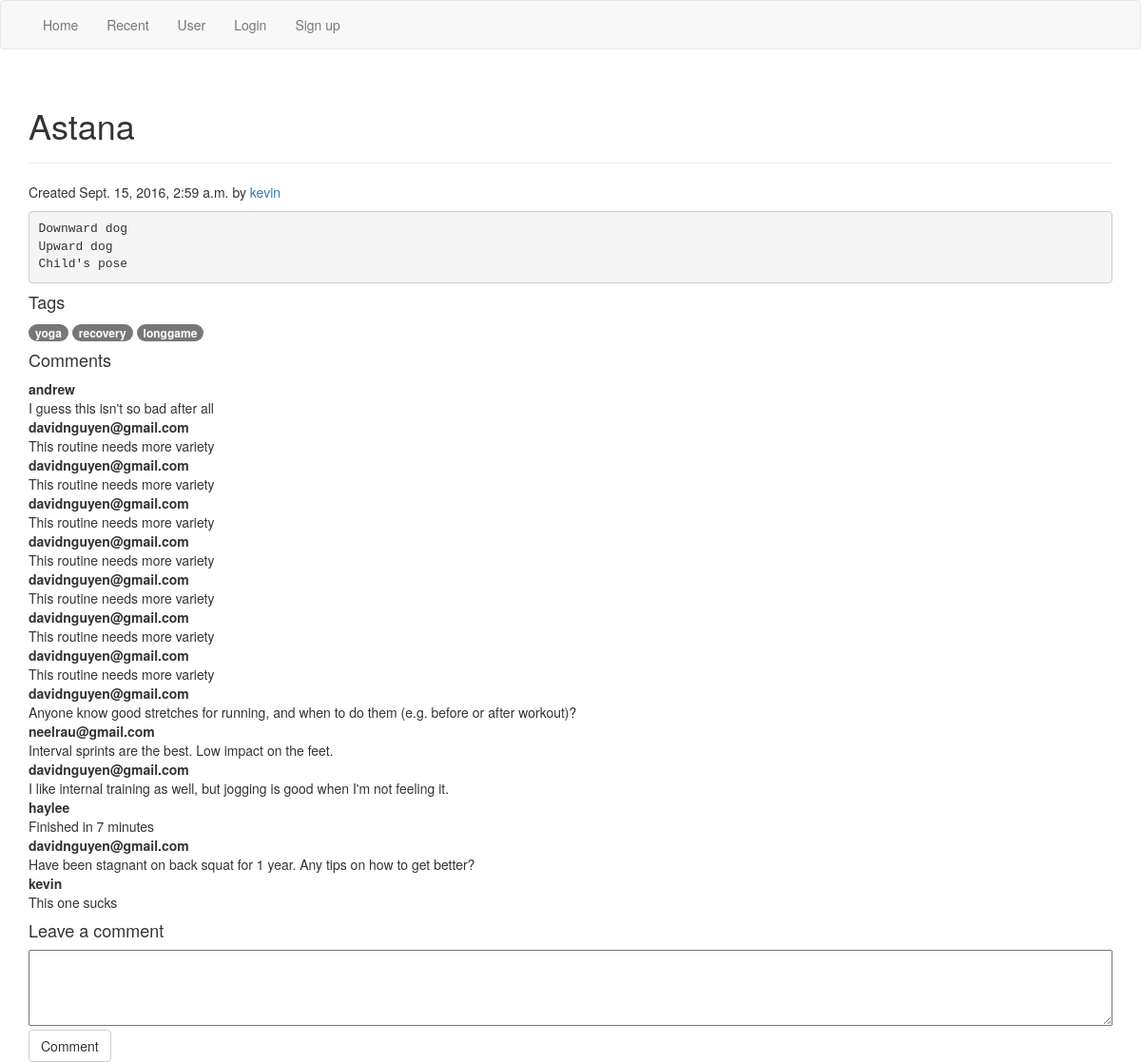
The page /workouts/15/ on the database its author committed.
### workouts/models.py (models this page shows, shortened)
class Routine(models.Model):
  routine_title = models.CharField(max_length=70)
  routine_text = models.TextField()
  pub_date = models.DateTimeField('date published', default=timezone.now)
  created_by = models.ForeignKey(settings.AUTH_USER_MODEL, related_name="created_by")
  modify_date = models.DateTimeField('date modified', null=True)
  modified_by = models.ForeignKey(settings.AUTH_USER_MODEL, null=True, related_name="modified_by")
  likes = models.IntegerField(default=0)

class Tag(models.Model):
  routine = models.ForeignKey(Routine, on_delete=models.CASCADE)
  tag_text = models.CharField(max_length=70)

class Comment(models.Model):
  created_by = models.ForeignKey(settings.AUTH_USER_MODEL)
  routine = models.ForeignKey(Routine, on_delete=models.CASCADE)
  comment_text = models.TextField(max_length=1000)
  pub_date = models.DateTimeField('date published')
  likes = models.IntegerField(default=0)

### workouts/views.py (the view)
# urls.py: url(r'^(?P<routine_id>[0-9]+)/$', views.detail, name='detail'),
def detail(request, routine_id):
  routine = get_object_or_404(Routine, pk=routine_id)
  params = dict(routine=routine)
  if request.user.is_authenticated:
    if request.user.journal_set.filter(routine=routine).exists():
      params['routine_exists_in_journal'] = True
  if request.method == 'POST':
    if "add_to_journal" in request.POST:
      if not request.user.is_authenticated:
        params['error_add_to_journal'] = "You must log in first"
        return render(request, 'workouts/detail.html', params)
      if request.user.journal_set.filter(routine=routine).exists():
        params['error_add_to_journal'] = "Already added to journal"
        return render(request, "workouts/detail.html", params)
      entry = Journal(user=request.user, routine=routine)
      entry.save()
      params['routine_exists_in_journal'] = True
      params['add_to_journal_success'] = "Added routine to journal"
      return render(request, "workouts/detail.html", params)
    if "like" in request.POST:
      if not request.user.is_authenticated:
        params['error_like'] = "You must log in first"
        return render(request, 'workouts/detail.html', params)
      l = request.user.like_set.filter(routine=routine)
      if l.exists():
        routine.likes = F('likes') - 1
        routine.save()
        l.get().delete()
      else:
        routine.likes = F('likes') + 1
        routine.save()
        request.user.like_set.create(routine=routine)
      params['routine'] = Routine.objects.filter(pk=routine_id).get()
      return render(request, "workouts/detail.html", params)
    if "delete_routine" in request.POST:
      if request.user.is_authenticated:
        if request.user != routine.created_by:
          params['error_delete'] = "you aren't the creator of this routine"
          return render(request, 'workouts/detail.html', params)
        routine.delete()
        return HttpResponseRedirect(reverse('workouts:index'))
    if "comment" in request.POST:
      if request.user.is_authenticated:
        comment_text = request.POST["comment_text"]
        params = dict(routine=routine, comment_text=comment_text)
        if not valid_content_input(comment_text):
          params['error_text'] = "Please enter the details"
          return render(request, 'workouts/detail.html', params)
        routine.comment_set.create(created_by=request.user,
                                   comment_text=comment_text,
                                   pub_date=timezone.now())
        return HttpResponseRedirect(reverse('workouts:detail', args=[routine.id]))
    if "mark_complete" in request.POST:
      if not request.user.is_authenticated:
        params['error_delete'] = "Add this routine to your journal before marking complete"
        return render(request, 'workouts/detail.html', params)
      entry = request.user.journal_set.filter(routine=routine)
      entry.update(completed_count=F('completed_count') + 1)
      return render(request, "workouts/detail.html", params)
    return HttpResponseRedirect(reverse('workouts:login'))
  else:
    params['tag_list'] = " ".join(routine.tag_set.values_list('tag_text', flat=True))
    return render(request, 'workouts/detail.html', params)

### workouts/templates/workouts/detail.html (shortened to what this page needs)
{% extends "./base.html" %}
{% block content %}
<div class="page-header"><h1>{{ routine.routine_title }}</h1></div>
<div>
  <p>
  <span>Created {{ routine.pub_date }} by </span>
  <span><a href="{% url 'workouts:user_detail' routine.created_by.id %}">{{ routine.created_by.first_name }}</a></span>
  </p>
</div>
<div><pre>{{ routine.routine_text }}</pre></div>
<div><h4>Tags</h4></div>
<div>
  {% for tag in routine.tag_set.all %}
    <span><a class="badge" href="{% url 'workouts:index' %}?tags={{ tag.tag_text }}">{{ tag.tag_text }}</a></span>
  {% endfor %}
</div>
<div>
  <h4>Comments</h4>
  {% for comment in routine.comment_set.all %}
    <div><strong>{{ comment.created_by }}</strong></div>
    <div>{{ comment.comment_text }}</div>
  {% endfor %}
</div>
<div>
  <h4>Leave a comment</h4>
  <form method="post">
    <div><textarea name="comment_text"></textarea></div>
    <div><button type="submit" name="comment" class="btn btn-md btn-default">Comment</button></div>
  </form>
</div>
{% endblock content %}

### workouts/static/workouts/css/style.css (style rules this page uses)
textarea { width: 100%; height: 80px; }

### rows shown on the page
Routine: routine_title "Astana", pub_date "Sept. 15, 2016, 2:59 a.m.", created_by.first_name "kevin", routine_text "Downward dog Upward dog Child's pose"
Tag: tag_text "yoga"
Tag: tag_text "recovery"
Tag: tag_text "longgame"
Comment: created_by "andrew", comment_text "I guess this isn't so bad after all"
Comment: created_by "davidnguyen@gmail.com", comment_text "This routine needs more variety"
Comment: created_by "davidnguyen@gmail.com", comment_text "This routine needs more variety"
Comment: created_by "davidnguyen@gmail.com", comment_text "This routine needs more variety"
Comment: created_by "davidnguyen@gmail.com", comment_text "This routine needs more variety"
Comment: created_by "davidnguyen@gmail.com", comment_text "This routine needs more variety"
Comment: created_by "davidnguyen@gmail.com", comment_text "This routine needs more variety"
Comment: created_by "davidnguyen@gmail.com", comment_text "This routine needs more variety"
Comment: created_by "davidnguyen@gmail.com", comment_text "Anyone know good stretches for running, and when to do them (e.g. before or after workout)?"
Comment: created_by "neelrau@gmail.com", comment_text "Interval sprints are the best. Low impact on the feet."
Comment: created_by "davidnguyen@gmail.com", comment_text "I like internal training as well, but jogging is good when I'm not feeling it."
Comment: created_by "haylee", comment_text "Finished in 7 minutes"
Comment: created_by "davidnguyen@gmail.com", comment_text "Have been stagnant on back squat for 1 year. Any tips on how to get better?"
Comment: created_by "kevin", comment_text "This one sucks"
